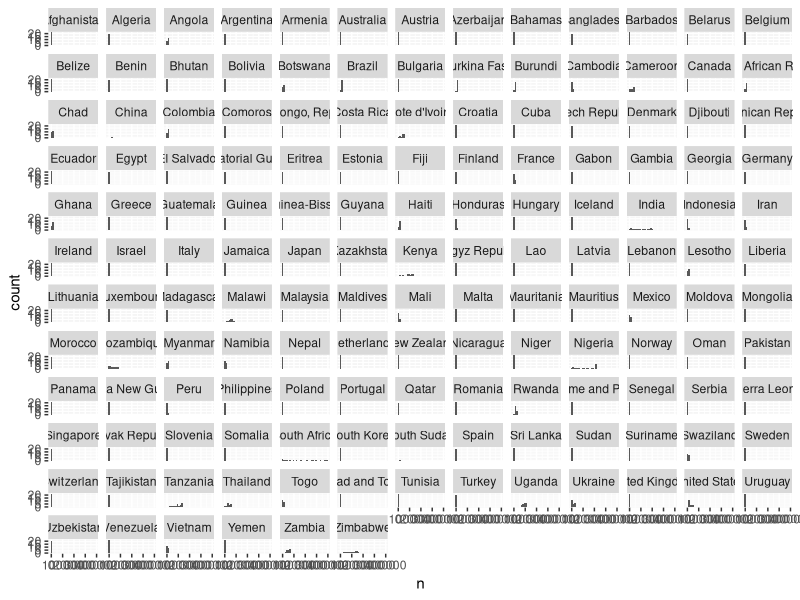
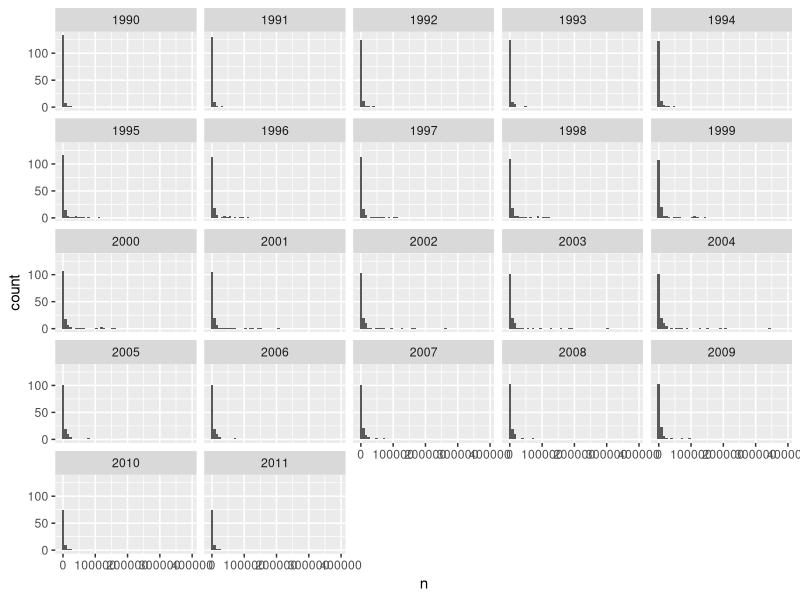
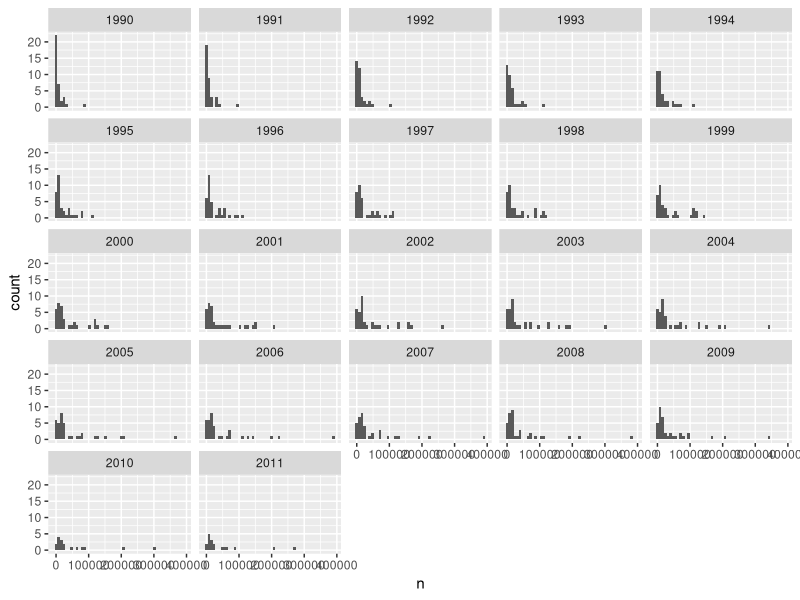
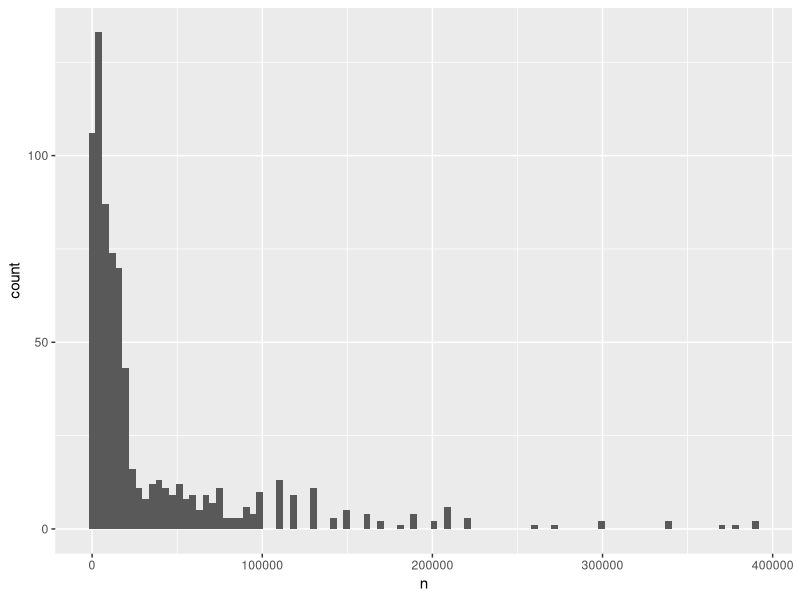
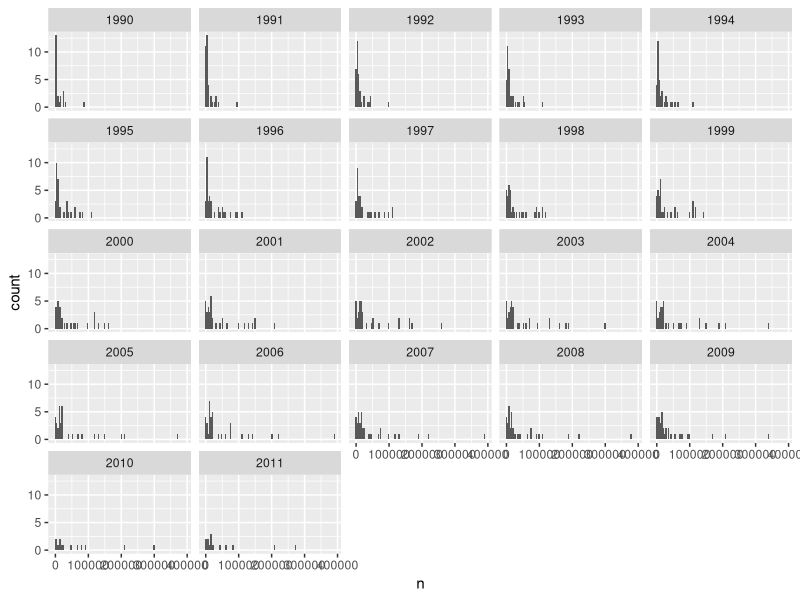
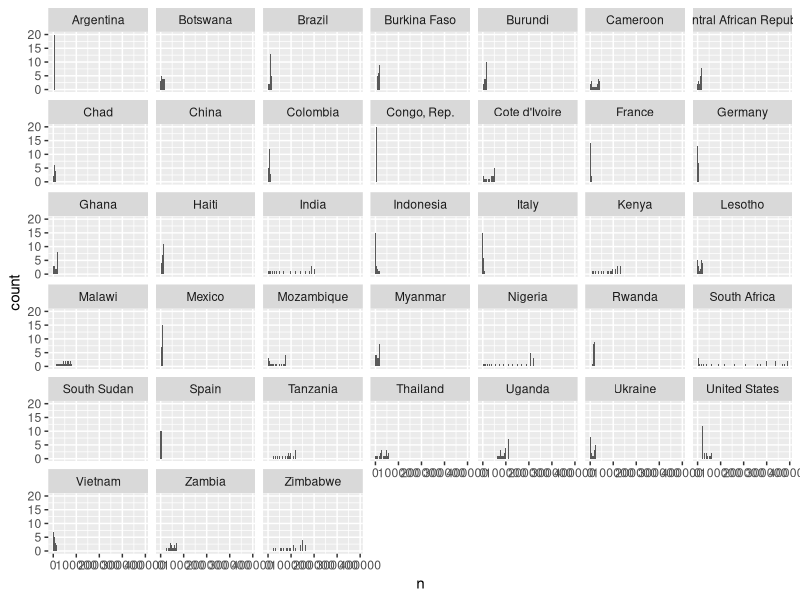
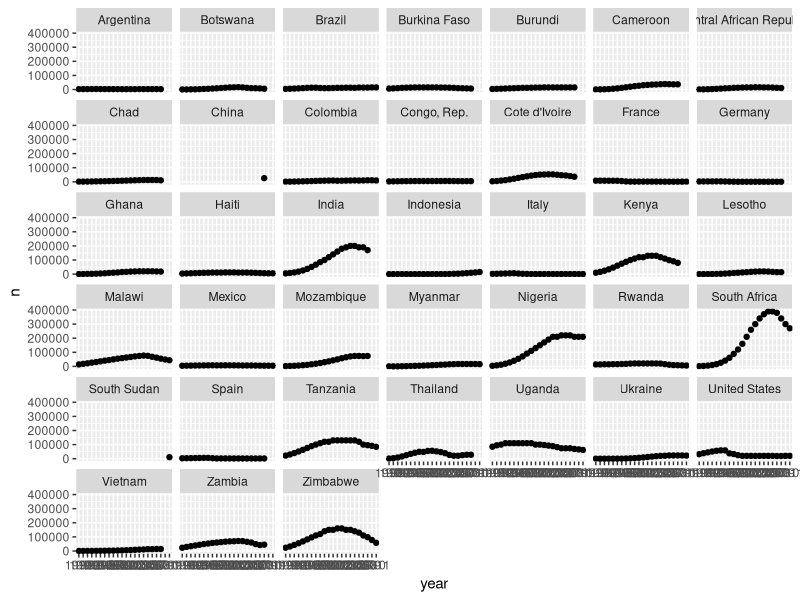
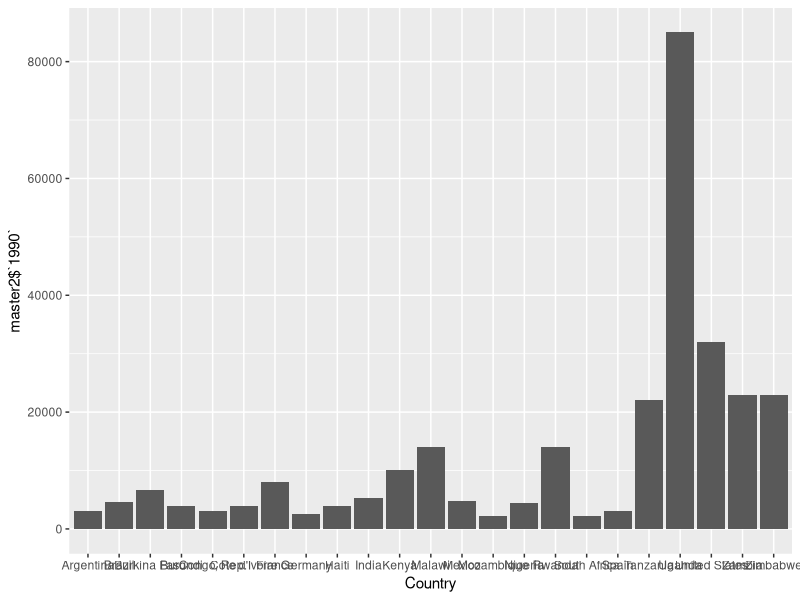

The R script that drew these images, in order:
## ---- chunk 1
library(dplyr)
library(tidyr)
library(ggplot2)
library(reshape2)


options(scipen=999)
## ---- chunk 2
# Read data into a dataframe
master <- read.csv('Indicator_Annual number of AIDS deaths.csv', 
                   check.names = F)
## ---- chunk 3
#Create a Tidy dataset to work from
tidymaster <- gather(master, "year", "n", '1990':'2011', na.rm=TRUE)

## ---- chunk 4
summary(tidymaster)
summary(master)
## ---- chunk 5
# creates a dataframe of all countries with at least one year above the mean
above_mean <- subset(master, master$`1990` > 2150 | master$`1991` > 2687 |
  master$`1992` > 3300 | master$`1993` > 4064 | master$`1994` > 4876 | 
  master$`1995` > 5786 | master$`1996` > 6712 | master$`1997` > 7490 | 
  master$`1998` > 8423 | master$`1999` > 9462 | master$`2000` > 10383 |
  master$`2001` > 11335 | master$`2002` > 12280 | master$`2003` > 12985 |
  master$`2004` > 13438 | master$`2005` > 13598 | master$`2006` > 13502 |
  master$`2007` > 13040 | master$`2008` > 12443 | master$`2009` > 11709 |
  master$`2010` > 10434 | master$`2011` > 9706)

# tidies the above-mean dataframe
tidy.above_mean <- gather(above_mean, "year", "n", '1990':'2011', na.rm=TRUE)

## ---- chunk 6
summary(above_mean)
## ---- chunk 7
ggplot(aes(x=n), data=tidymaster) +
  geom_histogram() +
  facet_wrap(~ Country)
## ---- chunk 8
ggplot(aes(x=n), data=tidymaster) +
  geom_histogram(bins=50) +
  facet_wrap(~ year)
## ---- chunk 9
ggplot(aes(x=n), data=tidy.above_mean) +
  geom_histogram(bins=50) +
  facet_wrap(~ year)

## ---- chunk 10
ggplot(aes(x=n), data=tidy.above_mean) +
  geom_histogram(bins=100)

ggplot(aes(x=n), data=tidy.above_mean) +
  geom_histogram(bins=100) +
  facet_wrap(~year)

ggplot(aes(x=n), data=tidy.above_mean) +
  geom_histogram(bins=100) +
  facet_wrap(~Country)
## ---- chunk 11
ggplot(aes(x=year, y=n), data=tidy.above_mean) +
  geom_point() +
  facet_wrap(~Country)
## ---- chunk 12
above_mean$'91' <- above_mean$`1990` - above_mean$`1991`
## ---- chunk 13
master2 <- subset(master, select = c('Country', '1990', '2000'))
master2 <- na.omit(master2)

summary(master2)

master2<-subset(master2, master2$`1990` > 2150)

ggplot(data=master2, aes(x=Country, y=master2$`1990`)) + 
  geom_bar(stat='identity')
## ---- chunk 14

master2long <- melt(master2, id.var = "Country")

ggplot(master2long, aes(x = Country, y = value, fill = variable)) + 
  geom_bar(stat = "identity", position = "dodge") 

## ---- chunk 15

master3 <- subset(master, select = c('Country', '1990', '2000', '2010'))
master3 <- na.omit(master3)

master3<-subset(master3, master3$`1990` > 2150)

master3long <- melt(master3, id.var = "Country")

ggplot(master3long, aes(x = Country, y = value, fill = variable)) + 
  geom_bar(stat = "identity", position = "dodge") 

